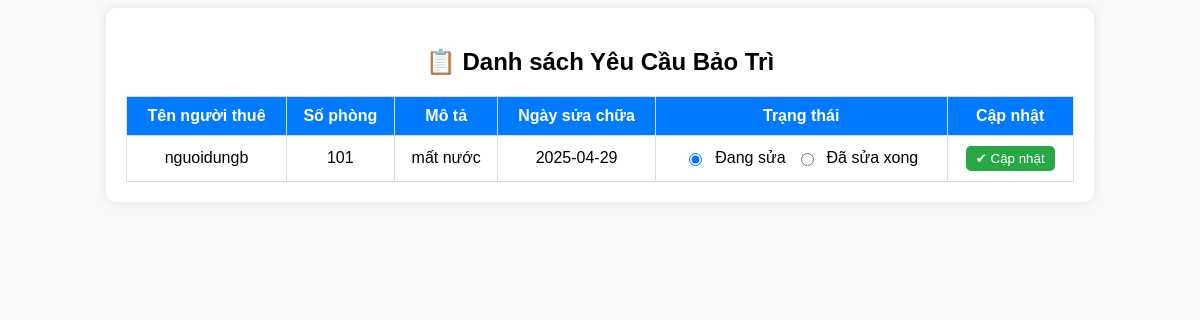
Page /maintenance_admin.php on the earlier database version.
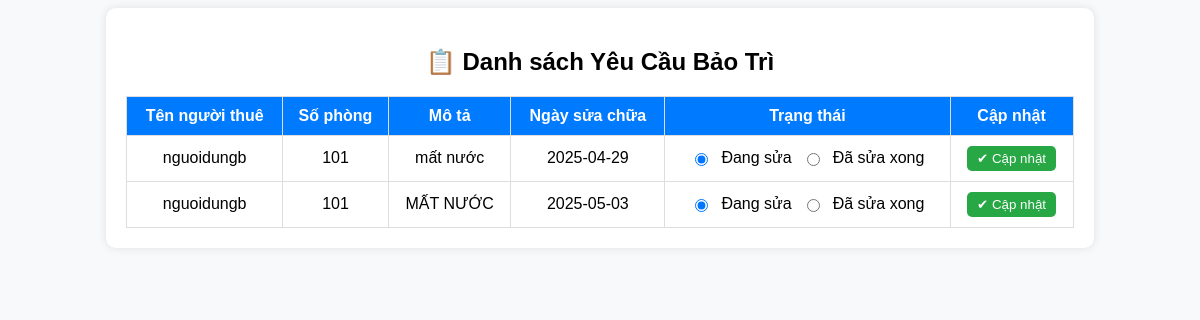
Same page on the later database version.
### tables this page shows
CREATE TABLE `maintenance_requests` (
  `id` int(11) NOT NULL,
  `tenant_name` varchar(255) NOT NULL,
  `room_number` varchar(50) NOT NULL,
  `issue` text NOT NULL,
  `request_date` date NOT NULL,
  `image_path` varchar(255) DEFAULT NULL,
  `created_at` timestamp NOT NULL DEFAULT current_timestamp(),
  `status` enum('Đang sửa','Đã sửa xong') DEFAULT 'Đang sửa',
  `user_id` int(11) DEFAULT NULL
);

### maintenance_admin.php (the view, shortened to what this page needs)
<?php
include 'db_connect.php';
$result = mysqli_query($conn, "SELECT * FROM maintenance_requests");
?>
<!DOCTYPE html>
<html lang="vi">
<head>
</head>
<body>
    <div class="container">
        <h2>📋 Danh sách Yêu Cầu Bảo Trì</h2>
        <table>
            <tr>
                <th>Tên người thuê</th>
                <th>Số phòng</th>
                <th>Mô tả</th>
                <th>Ngày sửa chữa</th>
                <th>Trạng thái</th>
                <th>Cập nhật</th>
            </tr>
            <?php while ($row = mysqli_fetch_assoc($result)): ?>
            <tr>
                <td><?php echo htmlspecialchars($row['tenant_name']); ?></td>
                <td><?php echo htmlspecialchars($row['room_number']); ?></td>
                <td><?php echo htmlspecialchars($row['issue']); ?></td>
                <td><?php echo htmlspecialchars($row['request_date']); ?></td>
                <td>
                    <form method="POST" class="status-form">
                        <input type="radio" name="status" value="Đang sửa" <?php if ($row['status'] == 'Đang sửa') echo 'checked'; ?>> Đang sửa
                        <input type="radio" name="status" value="Đã sửa xong" <?php if ($row['status'] == 'Đã sửa xong') echo 'checked'; ?>> Đã sửa xong
                        <td>
                            <button type="submit" name="update_status">✔ Cập nhật</button>
                        </td>
                    </form>
                </td>
            </tr>
            <?php endwhile; ?>
        </table>
    </div>
</body>
</html>

### maintenance_admin.php (style rules this page uses)
body { font-family: Arial, sans-serif; background-color: #f8f9fa; text-align: center; }
.container { width: 80%; margin: auto; background: white; padding: 20px; border-radius: 10px; box-shadow: 0px 0px 10px rgba(0, 0, 0, 0.1); }
table { width: 100%; border-collapse: collapse; margin-top: 20px; }
th, td { border: 1px solid #ddd; padding: 10px; text-align: center; }
th { background-color: #007bff; color: white; }
.status-form { display: flex; justify-content: center; gap: 10px; }
button { background-color: #28a745; color: white; border: none; padding: 5px 10px; border-radius: 5px; cursor: pointer; }

Differences in the rows shown:
added maintenance_requests: tenant_name "nguoidungb", room_number "101", issue "MẤT NƯỚC", request_date "2025-05-03", status "☑"
